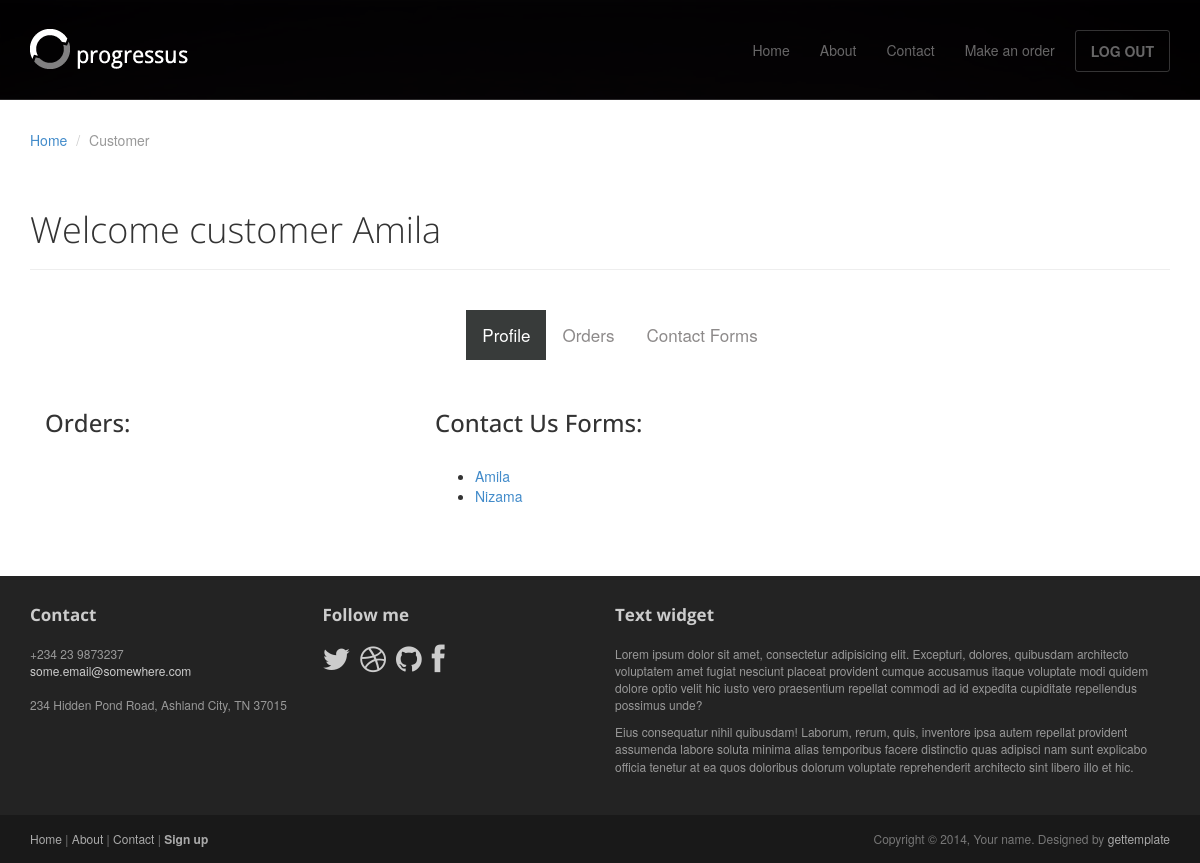
Page /customer/ (signed in) on the earlier database version.
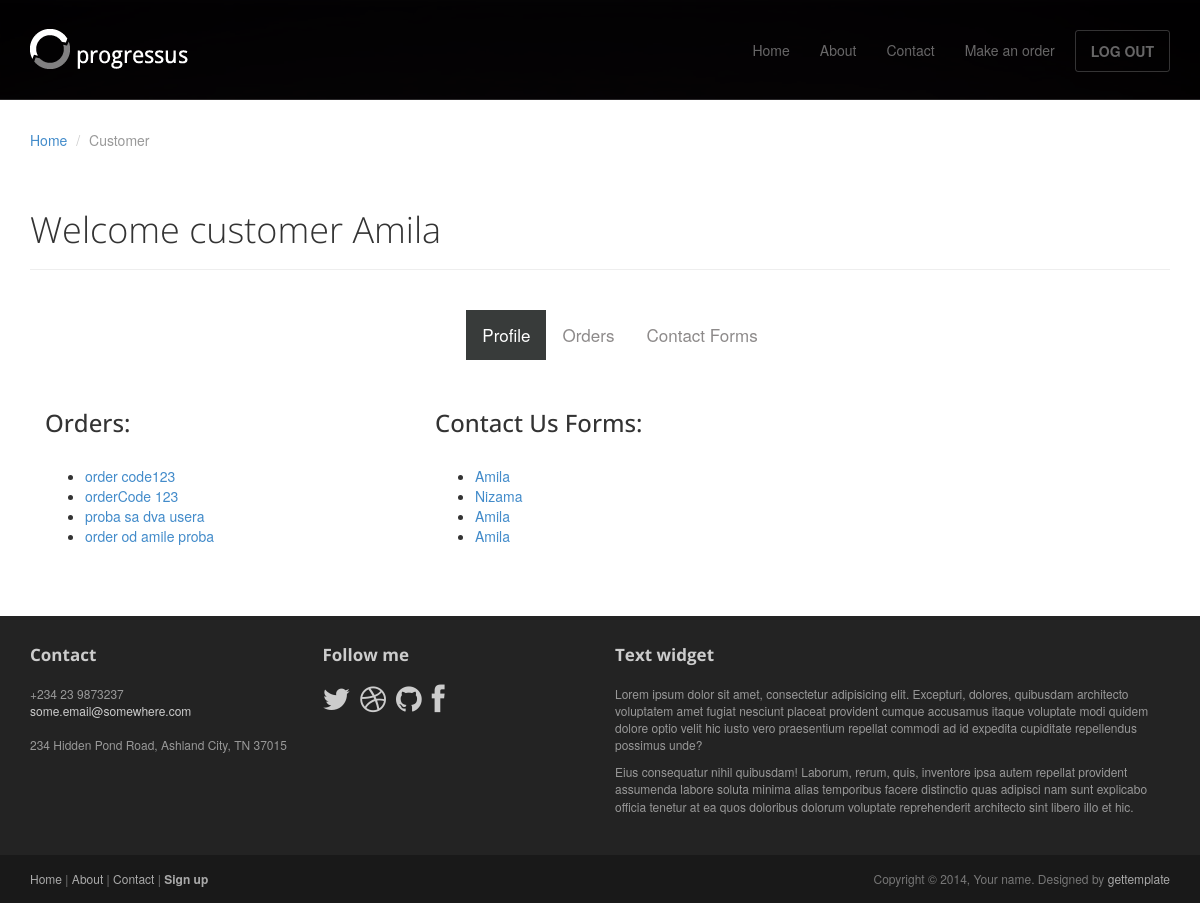
Same page on the later database version.
### printStudioApp/models.py (models this page shows)
class ContactUsForm(models.Model):
    name = models.CharField(max_length=20)
    email = models.EmailField(unique=False)
    message = models.CharField(max_length=500)
    def __str__(self):
        return f'{self.name}'

class Order(models.Model):
    userID = models.ForeignKey(User, related_name="orders", on_delete=models.CASCADE)
    orderCode = models.CharField(max_length=15, blank=False)
    title = models.FileField(upload_to='media')
    print_type = models.CharField(max_length=10)
    bind_type = models.CharField(max_length=10)
    number_of_copies = models.IntegerField()
    color = models.CharField(max_length=20)
    created_at = models.DateTimeField(auto_now_add=False)
    class Meta:
        db_table = "printStudioApp_order"
    def __str__(self):
        return f'{self.orderCode}'

### printStudioApp/decorators.py (the view)
        def wrapper_func(request, *args, **kwargs):
            group = None
            if request.user.groups.exists():
                group = request.user.groups.all()[0].name
            if group in allowed_roles:
                return view_func(request, *args, **kwargs)
            else:
                return HttpResponse('You are not authorized to view this page')

### printStudioApp/views.py (called while the page is built)
@unauthenticated_user
@login_required(login_url='login')
@allowed_users(['customer','admin'])
def customerPage(request):
    customuserModel = CustomUser.objects.get(pk=request.user.id)
    phone = customuserModel.phoneNumber
    my_orders = Order.objects.filter(userID=request.user)
    my_contactForms = ContactUsForm.objects.filter(email=request.user.email)
    context = {'my_orders':my_orders, 'my_contactForms':my_contactForms,
	'user':request.user,'phone':phone }
    return render(request, 'customer.html', context)

### printStudioApp/templates/customer.html (shortened to what the changed rows need)
{% load static %}
<!DOCTYPE html>
<html lang="en">
<head>
	<link rel="stylesheet" href={% static 'css/bootstrap.min.css' %}>
	<link rel="stylesheet" href={% static 'css/font-awesome.min.css' %}>
	<link rel="stylesheet" href={% static 'css/bootstrap-theme.css' %} media="screen" >
	<link rel="stylesheet" href={% static 'css/main.css' %}>
</head>
<body>
	<div class="container">
        <br>
        <header class="page-header">
            <h1 class="page-title">Welcome customer {{request.user.first_name}}</h1>
        </header>
		<br>
        <br>
		<div class="container">
            <div class="row">
              <div class="col-sm-4">
                    <br>
                    <ul>
                        {% for order in my_orders %}
                             <li><a href="{% url 'viewOrder' order.id %}">{{ order }}</a></li>
                        {% endfor %}
                     </ul>
              </div>
              <div class="col-sm-4">
                <br>
                    <ul>
                        {% for contact in my_contactForms %}
                            <li><a href="{% url 'viewContactDetails' contact.id%}">{{ contact }}</a></li>
                        {% endfor %}
                    </ul>
              </div>
            </div>
          </div>
	</div>
</body>
</html>

Differences in the rows shown:
added Order: orderCode "order code123"
added Order: orderCode "orderCode 123"
added Order: orderCode "proba sa dva usera"
added Order: orderCode "order od amile proba"
added ContactUsForm: name "Amila"
added ContactUsForm: name "Amila"
